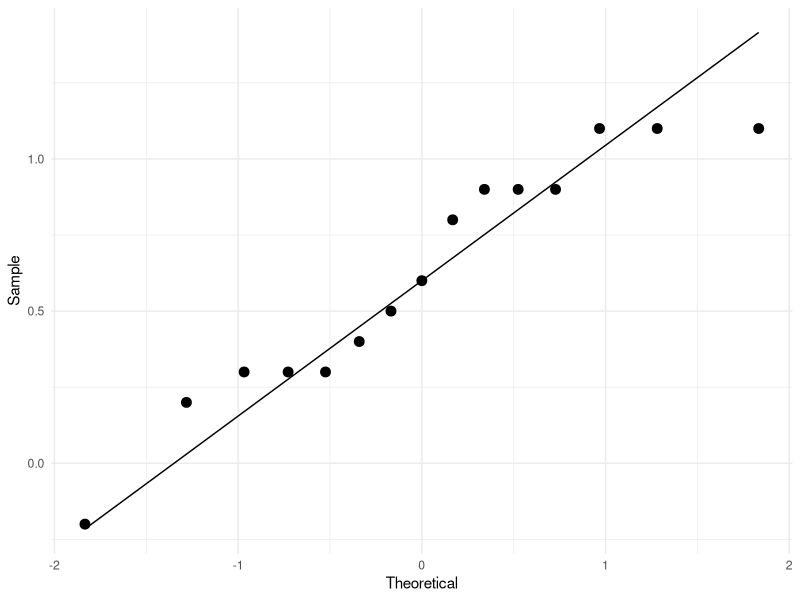
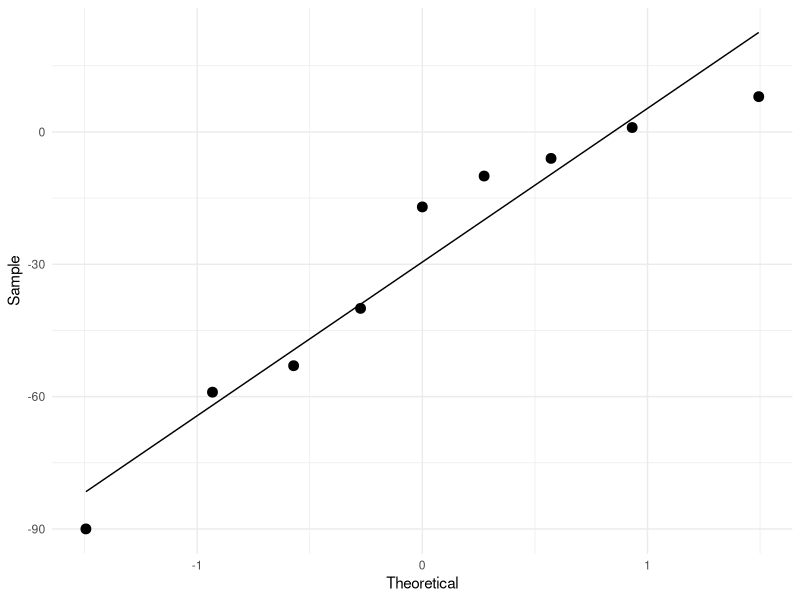

Here is the R script that generated these plots, in order:
## ---- chunk 1
library("tidyverse") 
## ---- chunk 2
g1 <- c(17.6, 20.2, 19.5, 11.3, 13.0, 16.3, 15.3, 16.2, 12.2, 14.8, 21.3, 22.1, 16.9, 17.6, 18.4)
g2 <- c(17.3, 19.1, 18.4, 11.5, 12.7, 15.8, 14.9, 15.3, 12.0, 14.2, 21.0, 21.0, 16.1, 16.7, 17.5)
garage <- tibble(g1, g2)
## ---- chunk 3
t.test(garage$g1, garage$g2, paired = TRUE, conf.level = 0.90)
## ---- chunk 4
drug <- c(79, 48, 52, 15, 61, 107, 77, 54, 5)
placebo <- c(78, 54, 142, 25, 101, 99, 94, 107, 64)
hunger <- tibble(drug, placebo)
## ---- chunk 5
t.test(drug, placebo, data = hunger, paired = TRUE, conf.level = 0.99)
## ---- chunk 6
t.test(g1, g2,
       data = data,
       paired = TRUE,
       alternative = "greater")
## ---- chunk 7
t.test(hunger$drug, hunger$placebo,
       paired = TRUE,
       alternative = "two")
## ---- chunk 8
garage %>% 
  mutate(diff = g1 - g2) %>%
  ggplot(aes(sample = diff)) +
    stat_qq(size=3) +
    stat_qq_line() +
    theme_minimal() +
    xlab("Theoretical") +
    ylab("Sample")
## ---- chunk 9
hunger %>% 
  mutate(diff = drug - placebo) %>% 
  ggplot(aes(sample = diff)) +
    stat_qq(size=3) +
    stat_qq_line() +
    theme_minimal() +
    xlab("Theoretical") +
    ylab("Sample")
